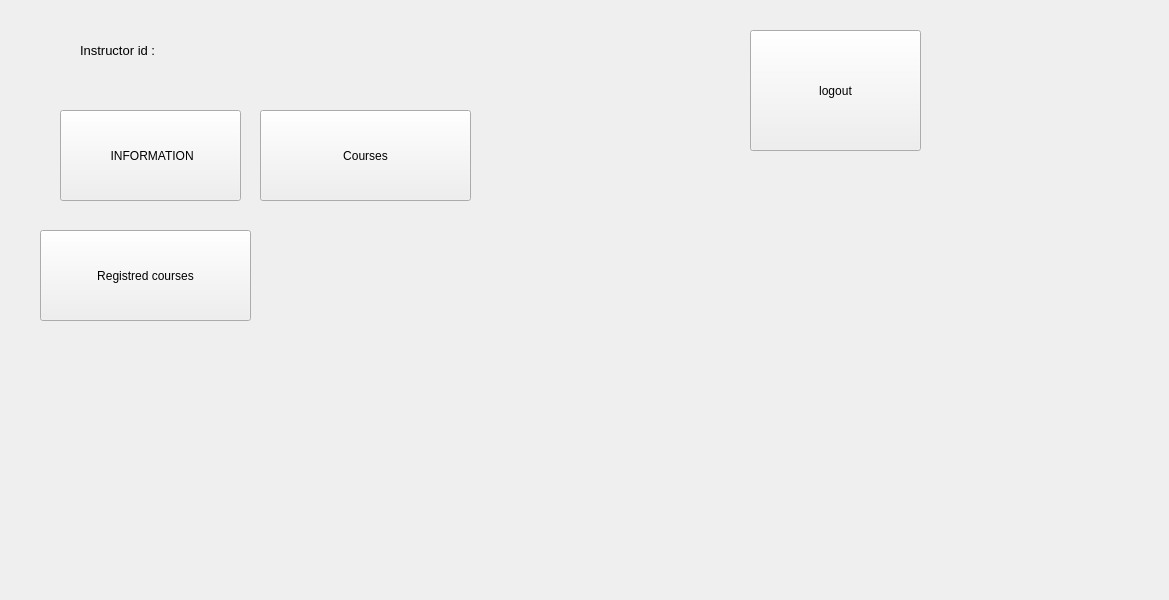
<?xml version="1.0" encoding="UTF-8"?>
<ui version="4.0">
 <class>instructor</class>
 <widget class="QWidget" name="instructor">
  <property name="geometry">
   <rect>
    <x>0</x>
    <y>0</y>
    <width>1169</width>
    <height>600</height>
   </rect>
  </property>
  <property name="windowTitle">
   <string>Form</string>
  </property>
  <widget class="QStackedWidget" name="stackedWidget">
   <property name="geometry">
    <rect>
     <x>20</x>
     <y>10</y>
     <width>1131</width>
     <height>571</height>
    </rect>
   </property>
   <property name="currentIndex">
    <number>0</number>
   </property>
   <widget class="QWidget" name="page">
    <widget class="QPushButton" name="pushButton">
     <property name="geometry">
      <rect>
       <x>730</x>
       <y>20</y>
       <width>171</width>
       <height>121</height>
      </rect>
     </property>
     <property name="text">
      <string>logout</string>
     </property>
    </widget>
    <widget class="QLabel" name="no">
     <property name="geometry">
      <rect>
       <x>60</x>
       <y>20</y>
       <width>121</width>
       <height>41</height>
      </rect>
     </property>
     <property name="font">
      <font>
       <pointsize>10</pointsize>
      </font>
     </property>
     <property name="text">
      <string>Instructor id :</string>
     </property>
    </widget>
    <widget class="QLabel" name="no_2">
     <property name="geometry">
      <rect>
       <x>190</x>
       <y>30</y>
       <width>291</width>
       <height>21</height>
      </rect>
     </property>
     <property name="font">
      <font>
       <pointsize>10</pointsize>
      </font>
     </property>
     <property name="text">
      <string/>
     </property>
    </widget>
    <widget class="QPushButton" name="pushButton_7">
     <property name="geometry">
      <rect>
       <x>40</x>
       <y>100</y>
       <width>181</width>
       <height>91</height>
      </rect>
     </property>
     <property name="text">
      <string> INFORMATION</string>
     </property>
    </widget>
    <widget class="QPushButton" name="pushButton_2">
     <property name="geometry">
      <rect>
       <x>240</x>
       <y>100</y>
       <width>211</width>
       <height>91</height>
      </rect>
     </property>
     <property name="text">
      <string>Courses</string>
     </property>
    </widget>
    <widget class="QPushButton" name="pushButton_3">
     <property name="geometry">
      <rect>
       <x>20</x>
       <y>220</y>
       <width>211</width>
       <height>91</height>
      </rect>
     </property>
     <property name="text">
      <string>Registred courses</string>
     </property>
    </widget>
   </widget>
   <widget class="QWidget" name="page_2">
    <widget class="QGroupBox" name="groupBox">
     <property name="geometry">
      <rect>
       <x>40</x>
       <y>20</y>
       <width>901</width>
       <height>501</height>
      </rect>
     </property>
     <property name="title">
      <string>Instructor information </string>
     </property>
     <widget class="QLabel" name="label_no">
      <property name="geometry">
       <rect>
        <x>200</x>
        <y>190</y>
        <width>371</width>
        <height>31</height>
       </rect>
      </property>
      <property name="font">
       <font>
        <pointsize>12</pointsize>
       </font>
      </property>
      <property name="text">
       <string>TextLabel</string>
      </property>
     </widget>
     <widget class="QLabel" name="label_8">
      <property name="geometry">
       <rect>
        <x>50</x>
        <y>290</y>
        <width>120</width>
        <height>24</height>
       </rect>
      </property>
      <property name="font">
       <font>
        <pointsize>12</pointsize>
       </font>
      </property>
      <property name="text">
       <string>Salary : </string>
      </property>
     </widget>
     <widget class="QLabel" name="label_2">
      <property name="geometry">
       <rect>
        <x>70</x>
        <y>100</y>
        <width>120</width>
        <height>86</height>
       </rect>
      </property>
      <property name="font">
       <font>
        <pointsize>12</pointsize>
       </font>
      </property>
      <property name="text">
       <string>NAME :</string>
      </property>
     </widget>
     <widget class="QLabel" name="label_5">
      <property name="geometry">
       <rect>
        <x>50</x>
        <y>230</y>
        <width>131</width>
        <height>41</height>
       </rect>
      </property>
      <property name="font">
       <font>
        <pointsize>12</pointsize>
       </font>
      </property>
      <property name="text">
       <string>Department :</string>
      </property>
     </widget>
     <widget class="QLabel" name="label_ad">
      <property name="geometry">
       <rect>
        <x>200</x>
        <y>140</y>
        <width>281</width>
        <height>16</height>
       </rect>
      </property>
      <property name="font">
       <font>
        <pointsize>12</pointsize>
       </font>
      </property>
      <property name="text">
       <string>TextLabel</string>
      </property>
     </widget>
     <widget class="QLabel" name="salary">
      <property name="geometry">
       <rect>
        <x>200</x>
        <y>290</y>
        <width>501</width>
        <height>20</height>
       </rect>
      </property>
      <property name="font">
       <font>
        <pointsize>12</pointsize>
       </font>
      </property>
      <property name="text">
       <string>TextLabel</string>
      </property>
     </widget>
     <widget class="QLabel" name="label_bolum">
      <property name="geometry">
       <rect>
        <x>200</x>
        <y>230</y>
        <width>521</width>
        <height>41</height>
       </rect>
      </property>
      <property name="font">
       <font>
        <pointsize>12</pointsize>
       </font>
      </property>
      <property name="text">
       <string>TextLabel</string>
      </property>
     </widget>
     <widget class="QLabel" name="no2">
      <property name="geometry">
       <rect>
        <x>50</x>
        <y>160</y>
        <width>141</width>
        <height>86</height>
       </rect>
      </property>
      <property name="font">
       <font>
        <pointsize>12</pointsize>
       </font>
      </property>
      <property name="text">
       <string>Instructor no :</string>
      </property>
     </widget>
     <widget class="QPushButton" name="pushButton_9">
      <property name="geometry">
       <rect>
        <x>610</x>
        <y>110</y>
        <width>121</width>
        <height>61</height>
       </rect>
      </property>
      <property name="text">
       <string>back</string>
      </property>
     </widget>
    </widget>
   </widget>
   <widget class="QWidget" name="page_3">
    <widget class="QGroupBox" name="groupBox_2">
     <property name="geometry">
      <rect>
       <x>30</x>
       <y>10</y>
       <width>861</width>
       <height>481</height>
      </rect>
     </property>
     <property name="title">
      <string>Courses</string>
     </property>
     <widget class="QTableWidget" name="tableWidget">
      <property name="geometry">
       <rect>
        <x>20</x>
        <y>40</y>
        <width>831</width>
        <height>411</height>
       </rect>
      </property>
      <column>
       <property name="text">
        <string>COURSE ID</string>
       </property>
      </column>
      <column>
       <property name="text">
        <string>SECTION ID</string>
       </property>
      </column>
      <column>
       <property name="text">
        <string>SEMESTER</string>
       </property>
      </column>
      <column>
       <property name="text">
        <string>YEAR</string>
       </property>
      </column>
     </widget>
    </widget>
    <widget class="QPushButton" name="pushButton_10">
     <property name="geometry">
      <rect>
       <x>910</x>
       <y>20</y>
       <width>81</width>
       <height>51</height>
      </rect>
     </property>
     <property name="text">
      <string>back</string>
     </property>
    </widget>
   </widget>
   <widget class="QWidget" name="page_4">
    <widget class="QPushButton" name="pushButton_11">
     <property name="geometry">
      <rect>
       <x>880</x>
       <y>40</y>
       <width>81</width>
       <height>51</height>
      </rect>
     </property>
     <property name="text">
      <string>back</string>
     </property>
    </widget>
    <widget class="QComboBox" name="scourse">
     <property name="geometry">
      <rect>
       <x>120</x>
       <y>40</y>
       <width>171</width>
       <height>31</height>
      </rect>
     </property>
    </widget>
    <widget class="QTableWidget" name="tableWidget_3">
     <property name="geometry">
      <rect>
       <x>70</x>
       <y>130</y>
       <width>881</width>
       <height>431</height>
      </rect>
     </property>
     <column>
      <property name="text">
       <string>STUDENT ID</string>
      </property>
     </column>
     <column>
      <property name="text">
       <string>STUDENT NAME</string>
      </property>
     </column>
     <column>
      <property name="text">
       <string>STUDENT DEPART</string>
      </property>
     </column>
     <column>
      <property name="text">
       <string>STUDENT CGPA</string>
      </property>
     </column>
     <column>
      <property name="text">
       <string>STUDENT GRADE</string>
      </property>
     </column>
    </widget>
   </widget>
  </widget>
 </widget>
 <resources/>
 <connections/>
</ui>
